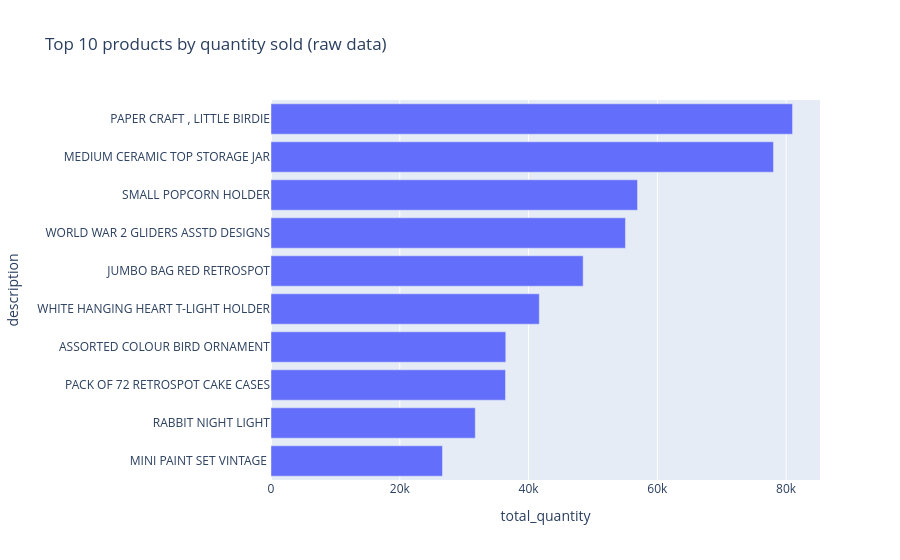

Notebook cell for this chart:
### Code cell
fig = px.bar(
    top_products_quantity.sort_values("total_quantity"),
    x="total_quantity",
    y="description",
    orientation="h",
    title="Top 10 products by quantity sold (raw data)",
)
fig.show()

### Figure 1 — Plotly figure (JSON) as saved in the notebook; plotly's stock layout.template omitted (floating-point values rounded to 4 significant figures)
{"data": [{"hovertemplate": "total_quantity=%{x}<br>description=%{y}<extra></extra>", "legendgroup": "", "marker": {"color": "#636efa", "pattern": {"shape": ""}}, "name": "", "orientation": "h", "showlegend": false, "textposition": "auto", "type": "bar", "x": [26633, 31722, 36419, 36461, 41664, 48478, 55047, 56921, 78033, 80995], "xaxis": "x", "y": ["MINI PAINT SET VINTAGE ", "RABBIT NIGHT LIGHT", "PACK OF 72 RETROSPOT CAKE CASES", "ASSORTED COLOUR BIRD ORNAMENT", "WHITE HANGING HEART T-LIGHT HOLDER", "JUMBO BAG RED RETROSPOT", "WORLD WAR 2 GLIDERS ASSTD DESIGNS", "SMALL POPCORN HOLDER", "MEDIUM CERAMIC TOP STORAGE JAR", "PAPER CRAFT , LITTLE BIRDIE"], "yaxis": "y"}], "layout": {"barmode": "relative", "legend": {"tracegroupgap": 0}, "title": {"text": "Top 10 products by quantity sold (raw data)"}, "xaxis": {"anchor": "y", "domain": [0, 1], "title": {"text": "total_quantity"}}, "yaxis": {"anchor": "x", "domain": [0, 1], "title": {"text": "description"}}}}
